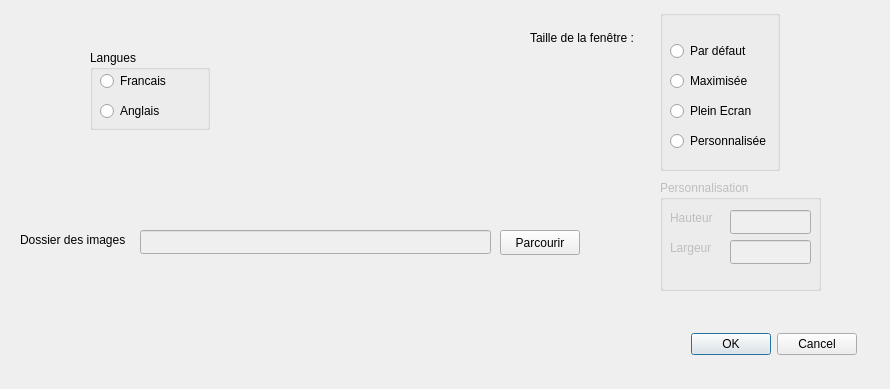
<?xml version="1.0" encoding="UTF-8"?>
<ui version="4.0">
 <class>InitConfig</class>
 <widget class="QWidget" name="InitConfig">
  <property name="geometry">
   <rect>
    <x>0</x>
    <y>0</y>
    <width>890</width>
    <height>389</height>
   </rect>
  </property>
  <property name="windowTitle">
   <string>Form</string>
  </property>
  <widget class="QLineEdit" name="lineEdit">
   <property name="enabled">
    <bool>false</bool>
   </property>
   <property name="geometry">
    <rect>
     <x>140</x>
     <y>230</y>
     <width>351</width>
     <height>24</height>
    </rect>
   </property>
  </widget>
  <widget class="QLabel" name="label">
   <property name="geometry">
    <rect>
     <x>20</x>
     <y>230</y>
     <width>111</width>
     <height>20</height>
    </rect>
   </property>
   <property name="text">
    <string>Dossier des images</string>
   </property>
  </widget>
  <widget class="QPushButton" name="pushButton">
   <property name="geometry">
    <rect>
     <x>500</x>
     <y>230</y>
     <width>80</width>
     <height>25</height>
    </rect>
   </property>
   <property name="text">
    <string>Parcourir</string>
   </property>
  </widget>
  <widget class="QLabel" name="label_3">
   <property name="geometry">
    <rect>
     <x>530</x>
     <y>30</y>
     <width>121</width>
     <height>16</height>
    </rect>
   </property>
   <property name="text">
    <string>Taille de la fenêtre : </string>
   </property>
  </widget>
  <widget class="QDialogButtonBox" name="buttonBox">
   <property name="geometry">
    <rect>
     <x>656</x>
     <y>324</y>
     <width>201</width>
     <height>41</height>
    </rect>
   </property>
   <property name="standardButtons">
    <set>QDialogButtonBox::Cancel|QDialogButtonBox::Ok</set>
   </property>
  </widget>
  <widget class="QGroupBox" name="groupBox">
   <property name="enabled">
    <bool>false</bool>
   </property>
   <property name="geometry">
    <rect>
     <x>660</x>
     <y>180</y>
     <width>161</width>
     <height>111</height>
    </rect>
   </property>
   <property name="title">
    <string>Personnalisation</string>
   </property>
   <widget class="QLabel" name="label_4">
    <property name="geometry">
     <rect>
      <x>10</x>
      <y>30</y>
      <width>55</width>
      <height>16</height>
     </rect>
    </property>
    <property name="text">
     <string>Hauteur</string>
    </property>
   </widget>
   <widget class="QLabel" name="label_5">
    <property name="geometry">
     <rect>
      <x>10</x>
      <y>60</y>
      <width>55</width>
      <height>16</height>
     </rect>
    </property>
    <property name="text">
     <string>Largeur</string>
    </property>
   </widget>
   <widget class="QLineEdit" name="lineEdit_2">
    <property name="geometry">
     <rect>
      <x>70</x>
      <y>30</y>
      <width>81</width>
      <height>24</height>
     </rect>
    </property>
   </widget>
   <widget class="QLineEdit" name="lineEdit_3">
    <property name="geometry">
     <rect>
      <x>70</x>
      <y>60</y>
      <width>81</width>
      <height>24</height>
     </rect>
    </property>
   </widget>
  </widget>
  <widget class="QGroupBox" name="groupBoxLangues">
   <property name="geometry">
    <rect>
     <x>90</x>
     <y>50</y>
     <width>120</width>
     <height>80</height>
    </rect>
   </property>
   <property name="title">
    <string>Langues</string>
   </property>
   <widget class="QRadioButton" name="radioButton_2">
    <property name="geometry">
     <rect>
      <x>10</x>
      <y>50</y>
      <width>97</width>
      <height>22</height>
     </rect>
    </property>
    <property name="text">
     <string>Anglais</string>
    </property>
   </widget>
   <widget class="QRadioButton" name="radioButton">
    <property name="geometry">
     <rect>
      <x>10</x>
      <y>20</y>
      <width>97</width>
      <height>22</height>
     </rect>
    </property>
    <property name="text">
     <string>Francais</string>
    </property>
   </widget>
  </widget>
  <widget class="QGroupBox" name="groupBoxSize">
   <property name="enabled">
    <bool>true</bool>
   </property>
   <property name="geometry">
    <rect>
     <x>660</x>
     <y>10</y>
     <width>120</width>
     <height>161</height>
    </rect>
   </property>
   <property name="font">
    <font>
     <kerning>true</kerning>
    </font>
   </property>
   <property name="title">
    <string/>
   </property>
   <property name="flat">
    <bool>false</bool>
   </property>
   <widget class="QRadioButton" name="radioButton_6">
    <property name="geometry">
     <rect>
      <x>10</x>
      <y>120</y>
      <width>111</width>
      <height>22</height>
     </rect>
    </property>
    <property name="text">
     <string>Personnalisée</string>
    </property>
   </widget>
   <widget class="QRadioButton" name="radioButton_3">
    <property name="geometry">
     <rect>
      <x>10</x>
      <y>60</y>
      <width>97</width>
      <height>22</height>
     </rect>
    </property>
    <property name="text">
     <string>Maximisée</string>
    </property>
   </widget>
   <widget class="QRadioButton" name="radioButton_4">
    <property name="geometry">
     <rect>
      <x>10</x>
      <y>30</y>
      <width>97</width>
      <height>22</height>
     </rect>
    </property>
    <property name="text">
     <string>Par défaut</string>
    </property>
   </widget>
   <widget class="QRadioButton" name="radioButton_5">
    <property name="geometry">
     <rect>
      <x>10</x>
      <y>90</y>
      <width>97</width>
      <height>22</height>
     </rect>
    </property>
    <property name="text">
     <string>Plein Ecran</string>
    </property>
   </widget>
  </widget>
 </widget>
 <resources/>
 <connections>
  <connection>
   <sender>radioButton_6</sender>
   <signal>clicked(bool)</signal>
   <receiver>groupBox</receiver>
   <slot>setEnabled(bool)</slot>
   <hints>
    <hint type="sourcelabel">
     <x>729</x>
     <y>137</y>
    </hint>
    <hint type="destinationlabel">
     <x>718</x>
     <y>191</y>
    </hint>
   </hints>
  </connection>
  <connection>
   <sender>radioButton_5</sender>
   <signal>clicked(bool)</signal>
   <receiver>groupBox</receiver>
   <slot>setDisabled(bool)</slot>
   <hints>
    <hint type="sourcelabel">
     <x>750</x>
     <y>109</y>
    </hint>
    <hint type="destinationlabel">
     <x>812</x>
     <y>185</y>
    </hint>
   </hints>
  </connection>
  <connection>
   <sender>radioButton_3</sender>
   <signal>clicked(bool)</signal>
   <receiver>groupBox</receiver>
   <slot>setDisabled(bool)</slot>
   <hints>
    <hint type="sourcelabel">
     <x>754</x>
     <y>77</y>
    </hint>
    <hint type="destinationlabel">
     <x>795</x>
     <y>187</y>
    </hint>
   </hints>
  </connection>
  <connection>
   <sender>radioButton_4</sender>
   <signal>clicked(bool)</signal>
   <receiver>groupBox</receiver>
   <slot>setDisabled(bool)</slot>
   <hints>
    <hint type="sourcelabel">
     <x>726</x>
     <y>42</y>
    </hint>
    <hint type="destinationlabel">
     <x>794</x>
     <y>181</y>
    </hint>
   </hints>
  </connection>
  <connection>
   <sender>buttonBox</sender>
   <signal>rejected()</signal>
   <receiver>InitConfig</receiver>
   <slot>close()</slot>
   <hints>
    <hint type="sourcelabel">
     <x>829</x>
     <y>343</y>
    </hint>
    <hint type="destinationlabel">
     <x>839</x>
     <y>293</y>
    </hint>
   </hints>
  </connection>
 </connections>
</ui>
